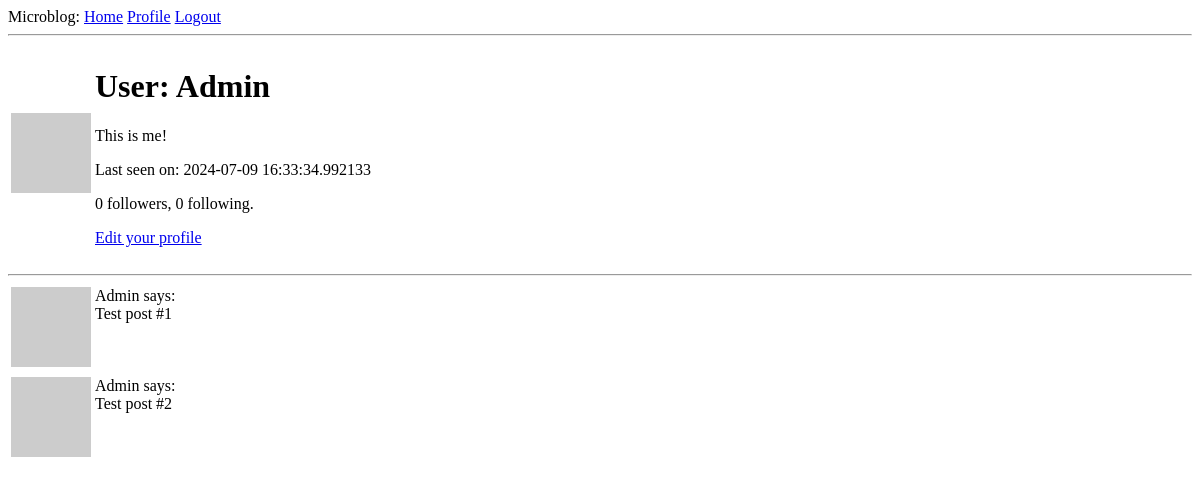
/user/Admin (signed in), run on an earlier commit of the app's database.
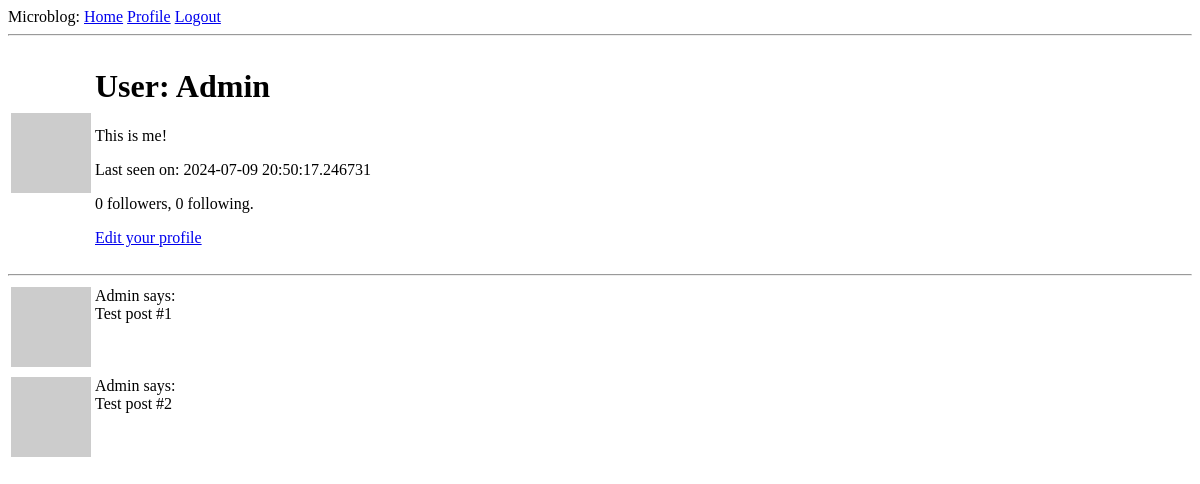
And on a later commit of the database.
### app/models.py (models this page shows, shortened)
class User(UserMixin, db.Model):
    id: so.Mapped[int] = so.mapped_column(primary_key=True)
    username: so.Mapped[str] = so.mapped_column(sa.String(64), index=True, unique=True)
    email: so.Mapped[str] = so.mapped_column(sa.String(120), index=True, unique=True)
    password_hash: so.Mapped[Optional[str]] = so.mapped_column(sa.String(256)) # 'Optional' allows for empty or nullable
    about_me: so.Mapped[Optional[str]] = so.mapped_column(sa.String(140))
    last_seen: so.Mapped[Optional[datetime]] = so.mapped_column(default=lambda: datetime.now(timezone.utc))
    following: so.WriteOnlyMapped['User'] = so.relationship(
        secondary=followers, primaryjoin=(followers.c.follower_id == id),
        secondaryjoin=(followers.c.followed_id == id),
        back_populates='followers')
    followers: so.WriteOnlyMapped['User'] = so.relationship(
        secondary=followers, primaryjoin=(followers.c.followed_id == id),
        secondaryjoin=(followers.c.follower_id == id),
        back_populates='following')
    posts: so.WriteOnlyMapped['Post'] = so.relationship(back_populates='author') # This is not an actual database field, but a high-level view of the relationship between users and posts, and for that reason it isn't in the database diagram
    def avatar(self, size):
        digest = md5(self.email.lower().encode('utf-8')).hexdigest()
        return f'https://www.gravatar.com/avatar/{digest}?d=identicon&s={size}'
    def followers_count(self):
        query = sa.select(sa.func.count()).select_from(
            self.followers.select().subquery())
        return db.session.scalar(query)
    def following_count(self):
        query = sa.select(sa.func.count()).select_from(
            self.following.select().subquery())
        return db.session.scalar(query)

### app/routes.py (the view)
@app.route('/user/<username>')
@login_required
def user(username):
    user = db.first_or_404(sa.select(User).where(User.username == username))
    posts = [
        {'author': user, 'body': 'Test post #1'},
        {'author': user, 'body': 'Test post #2'}
    ]
    form = EmptyForm()
    return render_template('user.html', user=user, posts=posts, form=form)

### app/models.py (called while the page is built)
@login.user_loader
def load_user(id):
    return db.session.get(User, int(id))

### app/routes.py (called while the page is built)
@app.before_request
def before_request():
    if current_user.is_authenticated:
        current_user.last_seen = datetime.now(timezone.utc)
        db.session.commit()

### app/templates/user.html (shortened to what this page needs)
{% extends "base.html" %}
{% block content %}
    <table>
        <tr valign="middle">
            <td><img src="{{ user.avatar(128) }}"></td>
            <td>
                <h1>User: {{ user.username }}</h1>
                {% if user.about_me %}<p>{{ user.about_me }}</p>{% endif %}
                {% if user.last_seen %}<p>Last seen on: {{ user.last_seen }}</p>{% endif %}
                <p>{{ user.followers_count() }} followers, {{ user.following_count() }} following.</p>
                {% if user == current_user %}
                <p><a href="{{ url_for('edit_profile') }}">Edit your profile</a></p>
                {% endif %}
            </td>
        </tr>
    </table>
    <hr>
    {% for post in posts %}
        {% include '_post.html' %}
    {% endfor %}
{% endblock %}

### app/templates/base.html (shortened to what this page needs)
<!DOCTYPE html>
<html>
	<head>
	</head>
	<body>
		<div>
			Microblog:
            <a href="{{ url_for('index') }}">Home</a>
			{% if current_user.is_anonymous %}
            <a href="{{ url_for('login') }}">Login</a>
			{% else %}
			<a href="{{ url_for('user', username=current_user.username) }}">Profile</a>
			<a href="{{ url_for('logout') }}">Logout</a>
			{% endif %}
		</div>
		<hr />
		{% block content %}{% endblock %}
	</body>
</html>

### app/templates/_post.html
    <table>
        <tr valign="top">
            <td><img src="{{ post.author.avatar(36) }}"></td>
            <td>{{ post.author.username }} says:<br>{{ post.body }}</td>
        </tr>
    </table>

What changed in the data, as far as the page shows it:
changed User "Admin": last_seen "2024-07-09 16:33:34.992133" → "2024-07-09 20:50:17.246731"
